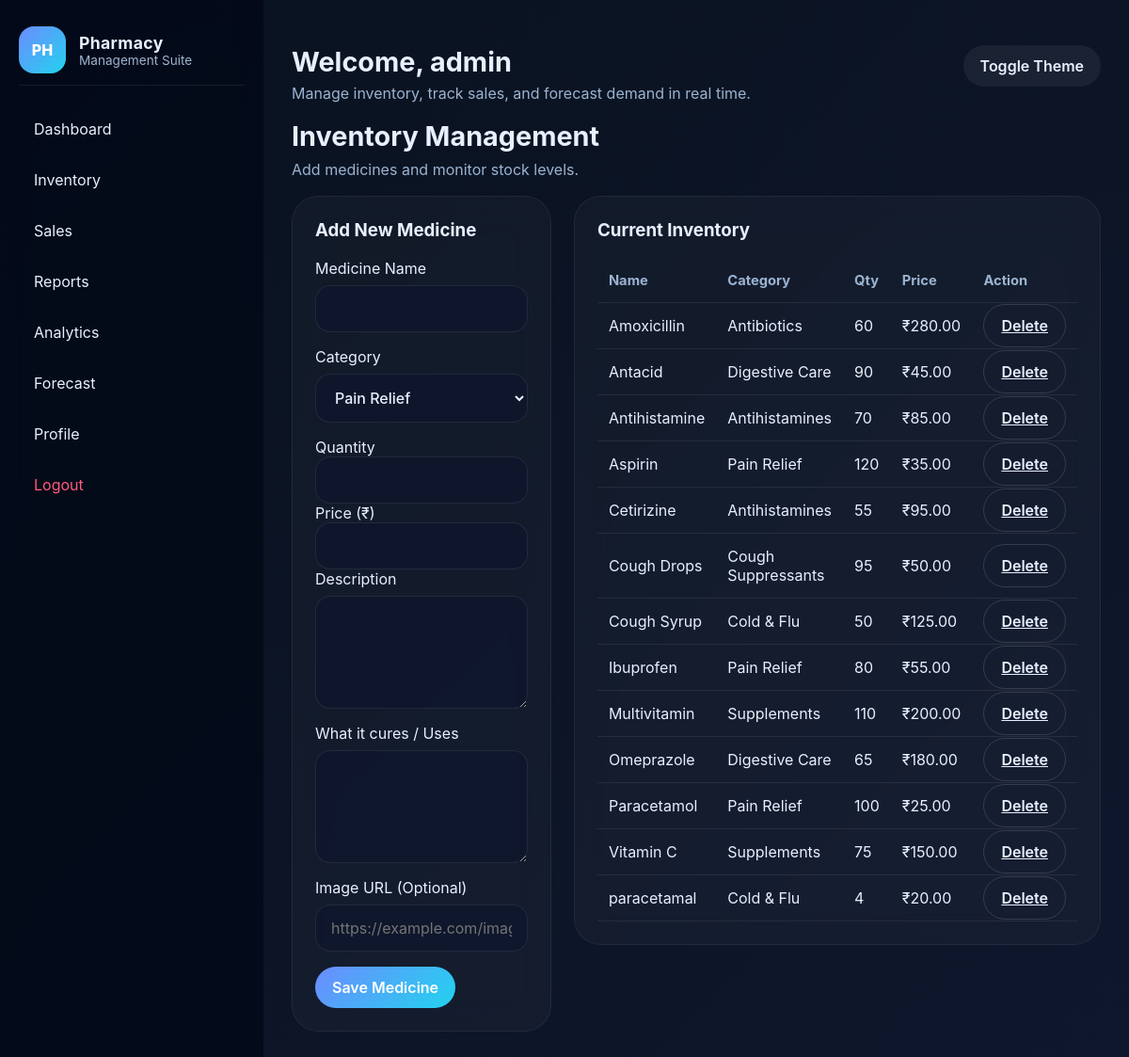
Page /inventory (signed in) on the committed database.
### app.py (models this page shows, shortened)
class User(UserMixin, db.Model):
    id = db.Column(db.Integer, primary_key=True)
    username = db.Column(db.String(150), unique=True, nullable=False)
    email = db.Column(db.String(150), unique=True, nullable=False)
    password_hash = db.Column(db.String(200), nullable=False)
    role = db.Column(db.String(50), default='Pharmacist')
    created_at = db.Column(db.DateTime, default=datetime.utcnow)

class Medicine(db.Model):
    id = db.Column(db.Integer, primary_key=True)
    name = db.Column(db.String(200), nullable=False)
    category = db.Column(db.String(120), nullable=False)
    quantity = db.Column(db.Integer, nullable=False, default=0)
    price = db.Column(db.Float, nullable=False)
    description = db.Column(db.String(400))
    uses = db.Column(db.String(500), nullable=True)
    image_url = db.Column(db.String(300), nullable=True, default='https://via.placeholder.com/150')
    emoji = db.Column(db.String(50), nullable=True, default='💊')

### app.py (the view, shortened to what this page needs)
@app.route('/inventory', methods=['GET', 'POST'])
@login_required
def inventory():
    form = MedicineForm()
    items = Medicine.query.order_by(Medicine.name).all()
    return render_template('inventory.html', form=form, items=items)

### app.py
class MedicineForm(FlaskForm):
    name = StringField('Medicine Name', validators=[DataRequired()])
    category = SelectField('Category', validators=[DataRequired()], choices=[
        ('Pain Relief', 'Pain Relief'),
        ('Cold & Flu', 'Cold & Flu'),
        ('Digestive Care', 'Digestive Care'),
        ('Supplements', 'Supplements'),
        ('Antibiotics', 'Antibiotics'),
        ('Antihistamines', 'Antihistamines'),
        ('Antacids', 'Antacids'),
        ('Cough Suppressants', 'Cough Suppressants'),
        ('Other', 'Other')
    ])
    quantity = IntegerField('Quantity', validators=[DataRequired(), NumberRange(min=0)])
    price = FloatField('Price (₹)', validators=[DataRequired(), NumberRange(min=0)])
    description = TextAreaField('Description')
    uses = TextAreaField('What it cures / Uses')
    image_url = StringField('Image URL (Optional)')
    submit = SubmitField('Save Medicine')

### app.py (called while the page is built)
@login_manager.user_loader
def load_user(user_id):
    return User.query.get(int(user_id))

### templates/inventory.html (shortened to what this page needs)
{% extends 'base.html' %}
{% block content %}
<div class="section-header">
    <h2>Inventory Management</h2>
    <p>Add medicines and monitor stock levels.</p>
</div>
<div class="flex-grid">
    <div class="form-panel">
        <div class="panel-card">
            <h3>Add New Medicine</h3>
            <form method="POST" novalidate>
                <div class="input-group">
                    {{ form.name.label }}
                    {{ form.name(class='input-field') }}
                </div>
                <div class="input-group">
                    {{ form.category.label }}
                    {{ form.category(class='input-field') }}
                </div>
                <div class="input-row">
                    <div class="input-half">
                        {{ form.quantity.label }}
                        {{ form.quantity(class='input-field') }}
                    </div>
                    <div class="input-half">
                        {{ form.price.label }}
                        {{ form.price(class='input-field') }}
                    </div>
                </div>
                <div class="input-group">
                    {{ form.description.label }}
                    {{ form.description(class='input-field textarea-field') }}
                </div>
                <div class="input-group">
                    {{ form.uses.label }}
                    {{ form.uses(class='input-field textarea-field') }}
                </div>
                <div class="input-group">
                    {{ form.image_url.label }}
                    {{ form.image_url(class='input-field', placeholder='https://example.com/image.jpg') }}
                </div>
                {{ form.submit(class='btn btn-primary btn-block') }}
            </form>
        </div>
    </div>
    <div class="table-panel">
        <div class="panel-card">
            <h3>Current Inventory</h3>
            <table>
                <thead>
                    <tr><th>Name</th><th>Category</th><th>Qty</th><th>Price</th><th>Action</th></tr>
                </thead>
                <tbody>
                    {% for item in items %}
                    <tr>
                        <td>{{ item.name }}</td>
                        <td>{{ item.category }}</td>
                        <td>{{ item.quantity }}</td>
                        <td>₹{{ '{:.2f}'.format(item.price) }}</td>
                        <td><a class="btn btn-ghost" href="{{ url_for('delete_inventory', item_id=item.id) }}">Delete</a></td>
                    </tr>
                    {% else %}
                    <tr><td colspan="5">No inventory available yet.</td></tr>
                    {% endfor %}
                </tbody>
            </table>
        </div>
    </div>
</div>
{% endblock %}

### templates/base.html (shortened to what this page needs)
<!DOCTYPE html>
<html lang="en">
<head>
    <link rel="stylesheet" href="/static/css/style.css" />
</head>
<body>
    {% macro render_content_area() %}
        {% block content %}{% endblock %}
    {% endmacro %}
    {% if current_user.is_authenticated %}
    <div class="app-shell">
        <aside class="sidebar">
            <div class="brand">
                <div class="brand-icon">PH</div>
                <div>
                    <h1>Pharmacy</h1>
                    <p>Management Suite</p>
                </div>
            </div>
            <nav>
                <a href="{{ url_for('dashboard') }}" class="nav-link">Dashboard</a>
                <a href="{{ url_for('inventory') }}" class="nav-link">Inventory</a>
                <a href="{{ url_for('sales') }}" class="nav-link">Sales</a>
                <a href="{{ url_for('reports') }}" class="nav-link">Reports</a>
                <a href="{{ url_for('analytics') }}" class="nav-link">Analytics</a>
                <a href="{{ url_for('forecast') }}" class="nav-link">Forecast</a>
                <a href="{{ url_for('profile') }}" class="nav-link">Profile</a>
                <a href="{{ url_for('logout') }}" class="nav-link sign-out">Logout</a>
            </nav>
        </aside>
        <main class="main-content">
            <header class="topbar">
                <div>
                    <h2>Welcome, {{ current_user.username }}</h2>
                    <p>Manage inventory, track sales, and forecast demand in real time.</p>
                </div>
                <button id="toggleTheme" class="btn btn-clear">Toggle Theme</button>
            </header>
            <section class="page-content">
                {{ render_content_area() }}
            </section>
        </main>
    </div>
    {% else %}
    <div class="page-auth auth-bg">
        <section class="page-content">
            {{ render_content_area() }}
        </section>
    </div>
    {% endif %}
</body>
</html>

### static/css/style.css (style rules this page uses)
:root { --bg:#070b1f; --surface:#0f172d; --surface-alt:#14223b; --text:#e8f0ff; --muted:#9bb3d0; --accent:#6c8cff; --accent-2:#22d3ee; --danger:#ff5c7a; --success:#4ade80; --border:rgba(255,255,255,.08); }
html,body { margin:0;padding:0;font-family:Inter,system-ui,Segoe UI,Roboto,Helvetica,Arial,sans-serif;background:linear-gradient(135deg,#09121e,#0f172d);color:var(--text);min-height:100%; }
body { overflow-x:hidden; }
* { box-sizing:border-box; }
button,input,select,textarea { font:inherit; }
.app-shell { display:grid;grid-template-columns:280px 1fr;min-height:100vh; }
.sidebar { background:rgba(4,10,25,.95);backdrop-filter:blur(12px);padding:28px 20px;display:flex;flex-direction:column;gap:24px; }
.brand { display:flex;align-items:center;gap:14px;padding-bottom:12px;border-bottom:1px solid var(--border); }
.brand-icon { width:50px;height:50px;border-radius:16px;display:grid;place-items:center;background:linear-gradient(135deg,var(--accent),var(--accent-2));font-weight:800;color:#fff; }
.sidebar h1 { margin:0;font-size:1.1rem;letter-spacing:.02em; }
.sidebar p { margin:0;font-size:.85rem;color:var(--muted); }
nav { display:flex;flex-direction:column;gap:10px; }
.nav-link { display:block;padding:12px 16px;border-radius:14px;color:var(--text);text-decoration:none;transition:transform .2s ease, background .2s ease; }
.sign-out { margin-top:auto;color:var(--danger); }
.main-content { padding:30px; }
.topbar { display:flex;justify-content:space-between;align-items:flex-start;gap:14px;padding:18px 0; }
.topbar h2 { margin:0;font-size:1.8rem; }
.topbar p { margin:6px 0 0;color:var(--muted); }
.btn { border:none;cursor:pointer;border-radius:999px;padding:12px 18px;font-weight:600;transition:transform .2s ease, box-shadow .2s ease; }
.btn-primary { background:linear-gradient(135deg,var(--accent),var(--accent-2));color:#fff; }
.btn-ghost { background:transparent;color:var(--text);border:1px solid rgba(255,255,255,.14); }
.btn-clear { background:rgba(255,255,255,.06);color:var(--text); }
.input-group { display:flex;flex-direction:column;gap:8px;margin-bottom:16px; }
.input-field { width:100%;padding:14px 16px;border-radius:16px;border:1px solid var(--border);background:rgba(255,255,255,.04);color:var(--text);outline:none; }
.textarea-field { min-height:120px;resize:vertical; }
.panel-card { padding:24px;border-radius:28px;background:rgba(255,255,255,.03);border:1px solid rgba(255,255,255,.06);backdrop-filter:blur(18px); }
.panel-card h3 { margin-top:0; }
.section-header { margin-bottom:18px; }
.section-header h2 { margin:0;font-size:1.8rem; }
.section-header p { margin:8px 0 0;color:var(--muted); }
.flex-grid { display:grid;grid-template-columns:1fr 1.2fr;gap:24px;align-items:start; }
.form-panel,.table-panel { display:flex;flex-direction:column;gap:20px; }
.table-panel table { width:100%;border-collapse:collapse;color:var(--text); }
.table-panel th,.table-panel td { padding:14px 12px;text-align:left;border-bottom:1px solid rgba(255,255,255,.08); }
.table-panel th { color:var(--muted);font-size:.92rem; }
select,.input-field { background:rgba(15,23,45,.8);color:var(--text); }
select { padding:12px 16px;border-radius:14px;border:2px solid rgba(108,140,255,.3);cursor:pointer;font-weight:500;transition:all .3s ease; }
select option { background:#0f172d;color:var(--text);padding:10px; }

### rows in the picture
User: username "admin"
Medicine: name "Amoxicillin", category "Antibiotics", quantity "60", price "280.00"
Medicine: name "Antacid", category "Digestive Care", quantity "90", price "45.00"
Medicine: name "Antihistamine", category "Antihistamines", quantity "70", price "85.00"
Medicine: name "Aspirin", category "Pain Relief", quantity "120", price "35.00"
Medicine: name "Cetirizine", category "Antihistamines", quantity "55", price "95.00"
Medicine: name "Cough Drops", category "Cough Suppressants", quantity "95", price "50.00"
Medicine: name "Cough Syrup", category "Cold & Flu", quantity "50", price "125.00"
Medicine: name "Ibuprofen", category "Pain Relief", quantity "80", price "55.00"
Medicine: name "Multivitamin", category "Supplements", quantity "110", price "200.00"
Medicine: name "Omeprazole", category "Digestive Care", quantity "65", price "180.00"
Medicine: name "Paracetamol", category "Pain Relief", quantity "100", price "25.00"
Medicine: name "Vitamin C", category "Supplements", quantity "75", price "150.00"
Medicine: name "paracetamal", category "Cold & Flu", quantity "4", price "20.00"
